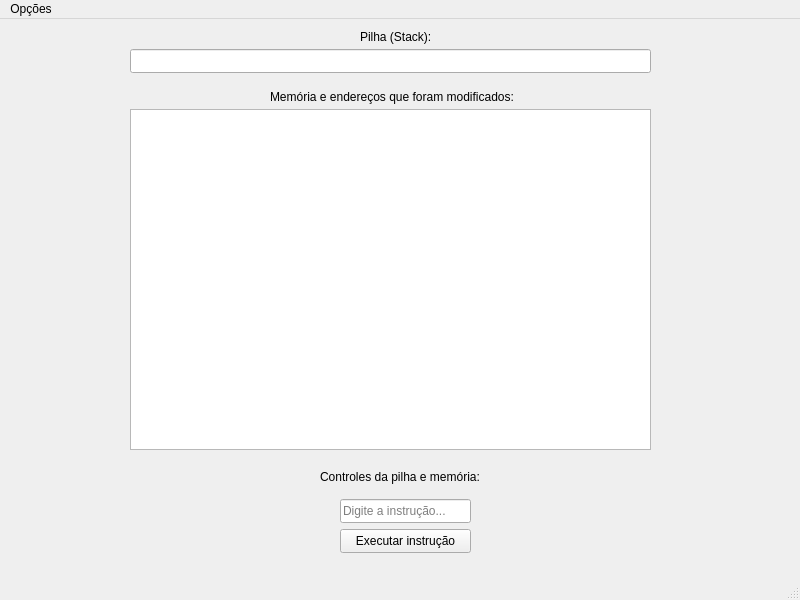
<?xml version="1.0" encoding="UTF-8"?>
<ui version="4.0">
 <class>MainWindow</class>
 <widget class="QMainWindow" name="MainWindow">
  <property name="geometry">
   <rect>
    <x>0</x>
    <y>0</y>
    <width>800</width>
    <height>600</height>
   </rect>
  </property>
  <property name="windowTitle">
   <string>Stack interpreter - 1.0</string>
  </property>
  <widget class="QWidget" name="centralwidget">
   <widget class="QPushButton" name="pushButton">
    <property name="geometry">
     <rect>
      <x>340</x>
      <y>510</y>
      <width>131</width>
      <height>24</height>
     </rect>
    </property>
    <property name="text">
     <string>Executar instrução</string>
    </property>
   </widget>
   <widget class="QLineEdit" name="lineEdit">
    <property name="geometry">
     <rect>
      <x>340</x>
      <y>480</y>
      <width>131</width>
      <height>24</height>
     </rect>
    </property>
    <property name="placeholderText">
     <string>Digite a instrução...</string>
    </property>
   </widget>
   <widget class="QPlainTextEdit" name="plainTextEdit">
    <property name="geometry">
     <rect>
      <x>130</x>
      <y>90</y>
      <width>521</width>
      <height>341</height>
     </rect>
    </property>
    <property name="readOnly">
     <bool>true</bool>
    </property>
    <property name="overwriteMode">
     <bool>true</bool>
    </property>
   </widget>
   <widget class="QLabel" name="label">
    <property name="geometry">
     <rect>
      <x>320</x>
      <y>450</y>
      <width>171</width>
      <height>16</height>
     </rect>
    </property>
    <property name="text">
     <string>Controles da pilha e memória:</string>
    </property>
   </widget>
   <widget class="QLineEdit" name="lineEdit_2">
    <property name="geometry">
     <rect>
      <x>130</x>
      <y>30</y>
      <width>521</width>
      <height>24</height>
     </rect>
    </property>
    <property name="readOnly">
     <bool>true</bool>
    </property>
   </widget>
   <widget class="QLabel" name="label_2">
    <property name="geometry">
     <rect>
      <x>270</x>
      <y>70</y>
      <width>251</width>
      <height>16</height>
     </rect>
    </property>
    <property name="text">
     <string>Memória e endereços que foram modificados:</string>
    </property>
   </widget>
   <widget class="QLabel" name="label_3">
    <property name="geometry">
     <rect>
      <x>360</x>
      <y>10</y>
      <width>71</width>
      <height>16</height>
     </rect>
    </property>
    <property name="text">
     <string>Pilha (Stack):</string>
    </property>
   </widget>
  </widget>
  <widget class="QMenuBar" name="menubar">
   <property name="geometry">
    <rect>
     <x>0</x>
     <y>0</y>
     <width>800</width>
     <height>21</height>
    </rect>
   </property>
   <widget class="QMenu" name="menuStack_Interpreter_1_0">
    <property name="title">
     <string>Opções</string>
    </property>
    <addaction name="actionInstru_es_da_pilha"/>
    <addaction name="actionSobre_o_projeto"/>
   </widget>
   <addaction name="menuStack_Interpreter_1_0"/>
  </widget>
  <widget class="QStatusBar" name="statusbar"/>
  <action name="actionInstru_es_da_pilha">
   <property name="text">
    <string>Instruções da pilha</string>
   </property>
  </action>
  <action name="actionSobre_o_projeto">
   <property name="text">
    <string>Sobre o projeto</string>
   </property>
  </action>
 </widget>
 <resources/>
 <connections/>
</ui>
